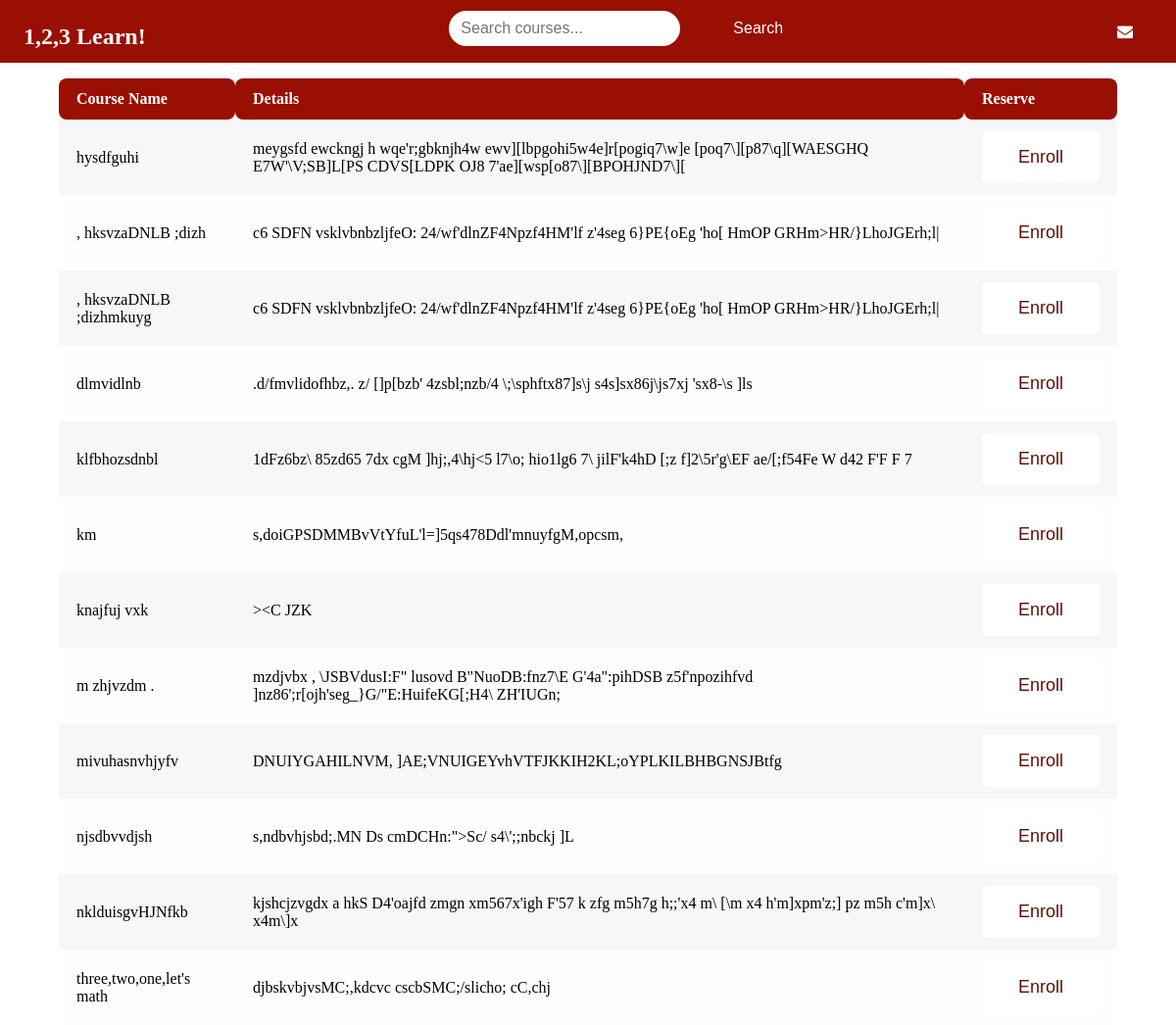
The app's page /home.php with its own data.
### tables this page shows
CREATE TABLE `course` (
  `crs` varchar(255) NOT NULL,
  `des` varchar(255) NOT NULL
);

### home.php (the view, shortened to what this page needs)
<!DOCTYPE html>
<html lang="en">
<head>
    <link rel="stylesheet" href="https://cdnjs.cloudflare.com/ajax/libs/font-awesome/4.7.0/css/font-awesome.min.css">
    <link rel="stylesheet" href="ahome.css">
</head>
<body>
    <div class="top-bar">
        <div class="left">
            <h2>1,2,3 Learn!</h2>
        </div>
        <div class="find">
            <form id="search">
                <input type="text" id="searchQuery" placeholder="Search courses..." required>
                <button type="button" class="btn btn-primary" onclick="search()">Search</button>
            </form>
        </div>
        <a href="https://mail.google.com/mail/u/0/#inbox" class="button" target="_blank">
            <div class="right">
                <i class="fa fa-envelope"></i>
            </div>
        </a>
    </div>
    <div class="courses-table" style="margin:10vh 0 0 5vw; width:90vw">
        <table class="table table-striped table-hover">
            <thead>
                <tr>
                    <th>Course Name</th>
                    <th>Details</th>
                    <th>Reserve</th>
                </tr>
            </thead>
            <tbody id="courseList">
                <?php
                $host = 'localhost';
                $db = 'book';
                $user = 'root';
                $pass = '';
                $conn = new mysqli($host, $user, $pass, $db);
                $query = "SELECT crs, des FROM course";
                $result = $conn->query($query);
                if ($result->num_rows > 0) {
                    while ($row = $result->fetch_assoc()) {
                        echo '<tr>';
                        echo '<td class="course-name">' . htmlspecialchars($row['crs']) . '</td>';
                        echo '<td>' . htmlspecialchars($row['des']) . '</td>';
                        echo '<td><button class="btn btn-primary" onclick="reserve(\'' . addslashes($row['crs']) . '\')">Enroll</button></td>';
                        echo '</tr>';
                    }
                } else {
                    echo '<tr><td colspan="3">No courses available</td></tr>';
                }
                ?>
            </tbody>
        </table>
    </div>
</body>
</html>

### ahome.css (style rules this page uses)
* { margin: 0; padding: 0; box-sizing: border-box; }
body { display: flex; height: 100vh; }
.button { display: inline-flex; align-items: center; justify-content: center; color: white; border-radius: 5px; text-decoration: none; }
.top-bar { width: 100%; background-color: #990f02; color: white; padding: 3vh 2vw; display: flex; justify-content: space-between; position: fixed; top: 0; left: 0; height:8vh; z-index: 70; }
.left i, .right i { margin-right: 20px; }
.right { display: flex; align-items: center; }
.btn-primary { background-color: white; border: none; color:#60100b; }
input[type =text] { height: 3vh; width: 14vw; }
.btn { width: 10vw; padding: 2vh; font-size: 18px; border-radius: 5px; }
.find { display: flex; justify-content: center; align-items: center; margin-bottom: 75vh; gap:20vh; padding-top: 5px; }
.find input[type="text"] { height: 5vh; width: 20vw; padding: 1.5vh; border-radius: 50px; border: 2px solid #990f02; font-size: 2vh; outline: none; margin-right: 1vw; }
.find .btn-primary { background-color: #990f02; border: none; color: white; padding: 1.5vh 3vw; font-size: 2vh; border-radius: 50px; transition: background-color 0.3s ease; }
.table { width: 100%; border-collapse: collapse; background-color: #f9f9f9; }
.table th, .table td { padding: 1.5vh 1.5vw; text-align: left; vertical-align: middle; }
.table thead th { position: sticky; top: 0; background-color: #990f02; color: white; z-index: 1; border-radius: 8px; }
.table tbody tr:nth-child(even) { background-color: #fefefe; }
.table tbody tr:nth-child(odd) { background-color: #f7f7f7; }

### records on screen
course: crs "hysdfguhi", des "meygsfd ewckngj h wqe'r;gbknjh4w ewv][lbpgohi5w4e]r[pogiq7\\w]e [poq7\\][p87\\q][WAESGHQ E7W'\\V;SB]L[PS CDVS[LDPK OJ8 7'ae][wsp[o87\\][BPOHJND7\\]["
course: crs ", hksvzaDNLB ;dizh", des "c6 SDFN vsklvbnbzljfeO: 24/wf'dlnZF4Npzf4HM'lf z'4seg 6}PE{oEg 'ho[ HmOP GRHm>HR/}LhoJGErh;l|"
course: crs ", hksvzaDNLB ;dizhmkuyg", des "c6 SDFN vsklvbnbzljfeO: 24/wf'dlnZF4Npzf4HM'lf z'4seg 6}PE{oEg 'ho[ HmOP GRHm>HR/}LhoJGErh;l|"
course: crs "dlmvidlnb", des ".d/fmvlidofhbz,. z/ []p[bzb' 4zsbl;nzb/4 \\;\\sphftx87]s\\j s4s]sx86j\\js7xj 'sx8-\\s ]ls"
course: crs "klfbhozsdnbl", des "1dFz6bz\\ 85zd65 7dx cgM ]hj;,4\\hj<5 l7\\o; hio1lg6 7\\ jilF'k4hD [;z f]2\\5r'g\\EF ae/[;f54Fe W d42 F'F F 7"
course: crs "km", des "s,doiGPSDMMBvVtYfuL'l=]5qs478Ddl'mnuyfgM,opcsm,"
course: crs "knajfuj vxk", des "><C JZK"
course: crs "m zhjvzdm .", des "mzdjvbx , \\JSBVdusI:F\" lusovd B\"NuoDB:fnz7\\E G'4a\":pihDSB z5f'npozihfvd ]nz86';r[ojh'seg_}G/\"E:HuifeKG[;H4\\ ZH'IUGn;"
course: crs "mivuhasnvhjyfv", des "DNUIYGAHILNVM, ]AE;VNUIGEYvhVTFJKKIH2KL;oYPLKILBHBGNSJBtfg"
course: crs "njsdbvvdjsh", des "s,ndbvhjsbd;.MN Ds cmDCHn:\">Sc/ s4\\';;nbckj ]L"
course: crs "nklduisgvHJNfkb", des "kjshcjzvgdx a hkS D4'oajfd zmgn xm567x'igh F'57 k zfg m5h7g h;;'x4 m\\ [\\m x4 h'm]xpm'z;] pz m5h c'm]x\\ x4m\\]x"
course: crs "three,two,one,let's math", des "djbskvbjvsMC;,kdcvc cscbSMC;/slicho; cC,chj"
